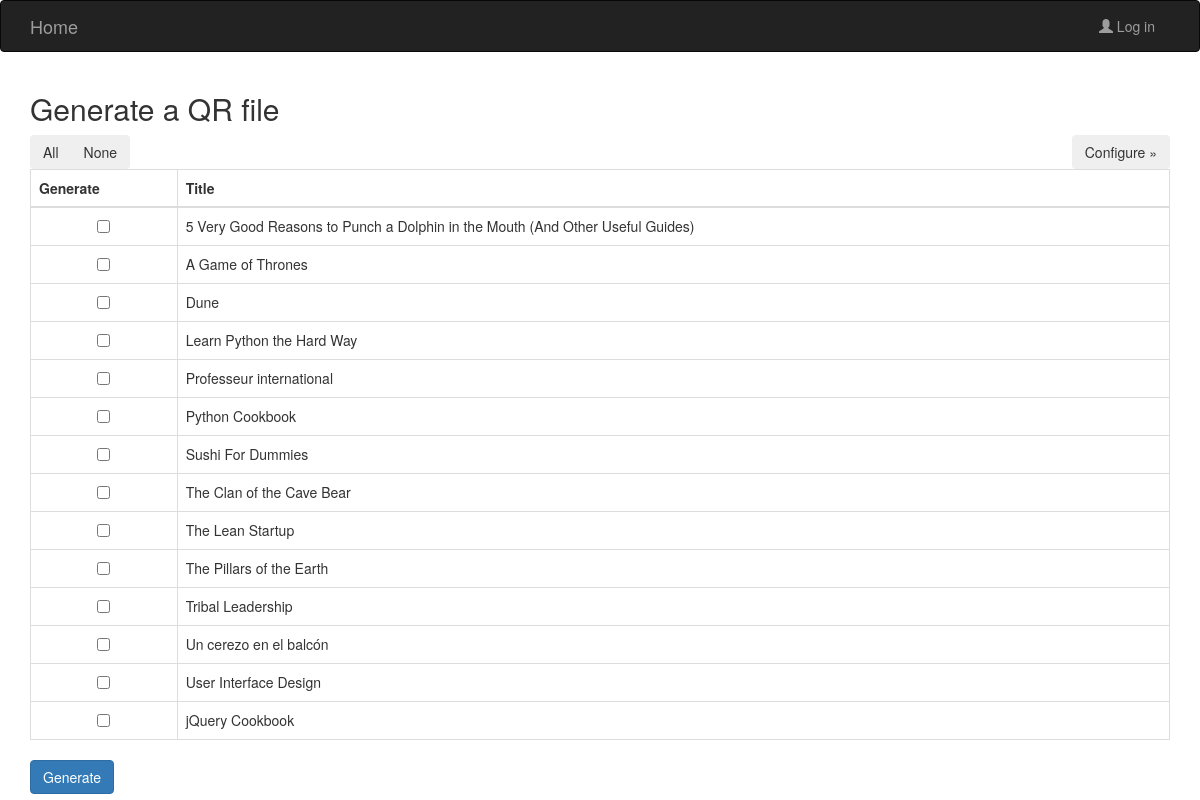
The page /QR on the database its author committed.
### tables this page shows
CREATE TABLE books (
  id integer primary key autoincrement,
  title string not null,
  description string,
  authors string,
  publisher string,
  publisherDate string,
  ISBN integer,
  thumbnail string,
  webReaderLink string,
  borrower string,
  borrowerGr string
);

### main.py (the view)
@app.route("/QR", methods=["GET"])
def QR_generate():
    db = get_db()
    cur = db.execute("select * from books order by title asc")
    books = cur.fetchall()
    return render_template("generate_qr.html", books=books)

### main.py (called while the page is built)
def get_db():
    top = _app_ctx_stack.top
    if not hasattr(top, "sqlite_db"):
        sqlite_db = sqlite3.connect(app.config["DATABASE"])
        sqlite_db.row_factory = sqlite3.Row
        top.sqlite_db = sqlite_db
    return top.sqlite_db

@app.teardown_appcontext
def close_db_connection(exception):
    top = _app_ctx_stack.top
    if hasattr(top, "sqlite_db"):
        top.sqlite_db.close()

### templates/generate_qr.html (shortened to what this page needs)
{% extends "base.html" %}
{% block page_content %}
    <h2>Generate a QR file</h2>
    <div class="btn-group filter-books inline">
        <button class="btn" onclick="selectAll()">All</button>
        <button class="btn"  onclick="selectNone()">None</button>
    </div>
    <div class="btn-group inline pull-right filter-books">
        <button class="btn " onclick="showConfigQR()">Configure &raquo;</button>
    </div>
    <form action="{{ url_for('QR') }}" method="post" class="add-book form-horizontal">
        <table class="table table-bordered">
            <thead>
                <tr>
                    <th>Generate</th>
                    <th>Title</th>
                </tr>
            </thead>
            {% for book in books %}
                <tr>
                    <td style="text-align: center;">
                        <input type="checkbox" name="{{ book.id }}" value="true">
                    </td>
                    <td>
                        {{ book.title }}
                    </td>
                </tr>
            {% else %}
                <em>Unbelievable. No books here so far!</em>
            {% endfor %}
        </table>
        <input type="submit" value="Generate" class="btn btn-primary">
    </form>
{% endblock %}

### rows shown on the page
books: title "5 Very Good Reasons to Punch a Dolphin in the Mouth (And Other Useful Guides)"
books: title "A Game of Thrones"
books: title "Dune"
books: title "Learn Python the Hard Way"
books: title "Professeur international"
books: title "Python Cookbook"
books: title "Sushi For Dummies"
books: title "The Clan of the Cave Bear"
books: title "The Lean Startup"
books: title "The Pillars of the Earth"
books: title "Tribal Leadership"
books: title "Un cerezo en el balcón"
books: title "User Interface Design"
books: title "jQuery Cookbook"
